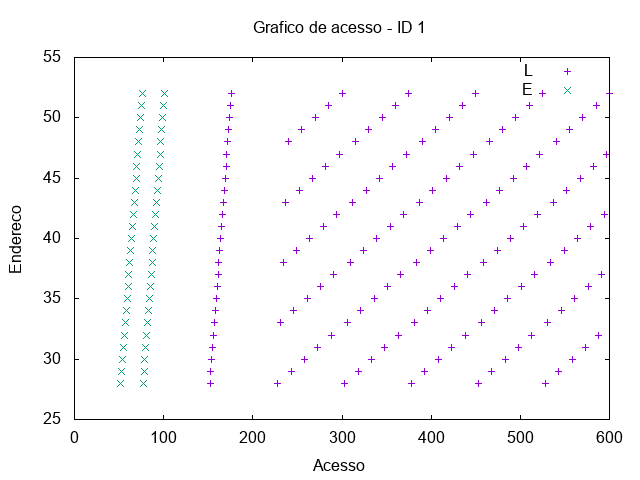

This chart was generated by the following gnuplot code:
set term png
set output "/tmp/out/mult-acesso-1.png"
set title "Grafico de acesso - ID 1"
set xlabel "Acesso"
set ylabel "Endereco"
plot "/tmp/out/mult-acesso-0-1.gpdat" u 2:4 w points t "L", "/tmp/out/mult-acesso-1-1.gpdat" u 2:4 w points t "E"
